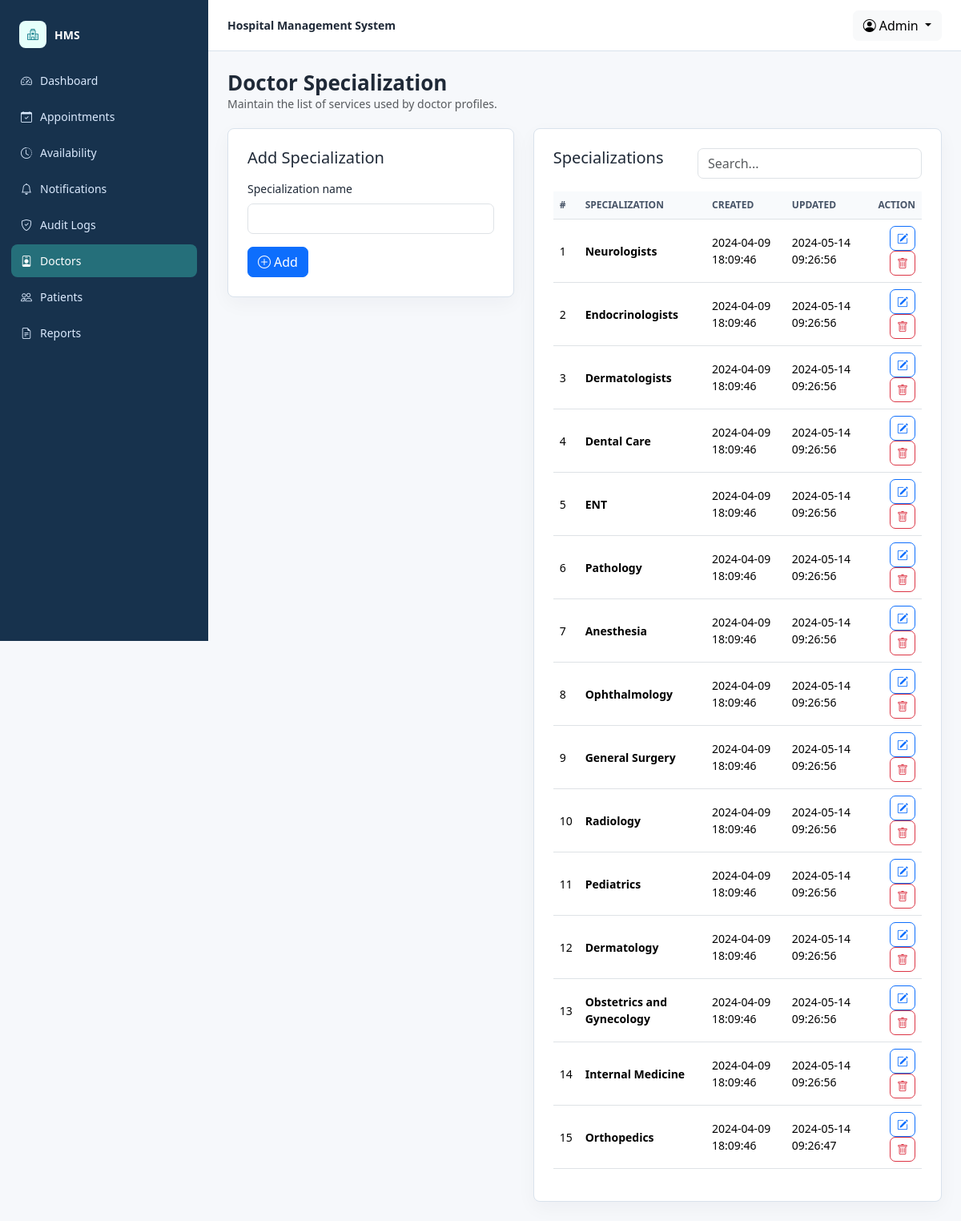
The page /hms/admin/doctor-specilization.php (signed in) on the database its author committed.
### tables this page shows
CREATE TABLE `doctorspecilization` (
  `id` int(11) NOT NULL,
  `specilization` varchar(255) DEFAULT NULL,
  `creationDate` timestamp NULL DEFAULT current_timestamp(),
  `updationDate` timestamp NULL DEFAULT NULL ON UPDATE current_timestamp()
);

### hms/admin/doctor-specilization.php (the view, shortened to what this page needs)
<?php
include 'include/config.php';
$specializations = hms_fetch_all($con, 'SELECT * FROM doctorSpecilization ORDER BY id DESC');
?>
<div class="hms-page-title">
    <div>
        <h1>Doctor Specialization</h1>
        <p class="text-muted mb-0">Maintain the list of services used by doctor profiles.</p>
    </div>
</div>
<div class="row g-4">
    <div class="col-lg-5">
        <div class="hms-card p-4">
            <h2 class="h5 mb-3">Add Specialization</h2>
            <form method="post">
                <label class="form-label" for="doctorspecilization">Specialization name</label>
                <input type="text" class="form-control" id="doctorspecilization" name="doctorspecilization" required>
                <button type="submit" name="submit" class="btn btn-primary mt-3">
                    <i class="bi bi-plus-circle me-1"></i>Add
                </button>
            </form>
        </div>
    </div>
    <div class="col-lg-7">
        <div class="hms-card p-4">
            <div class="d-flex flex-column flex-md-row justify-content-between gap-3 mb-3">
                <h2 class="h5 mb-0">Specializations</h2>
                <input type="search" class="form-control" style="max-width: 280px;" placeholder="Search..." data-table-search="#specTable">
            </div>
            <div class="table-responsive">
                <table class="table table-hover align-middle" id="specTable" data-sortable>
                    <thead>
                    <tr>
                        <th data-sort>#</th>
                        <th data-sort>Specialization</th>
                        <th data-sort>Created</th>
                        <th data-sort>Updated</th>
                        <th class="text-end">Action</th>
                    </tr>
                    </thead>
                    <tbody>
                    <?php foreach ($specializations as $index => $row) { ?>
                        <tr>
                            <td><?php echo $index + 1; ?></td>
                            <td class="fw-semibold"><?php echo hms_e($row['specilization']); ?></td>
                            <td><?php echo hms_e($row['creationDate']); ?></td>
                            <td><?php echo hms_e($row['updationDate'] ?: 'Not updated'); ?></td>
                            <td class="text-end">
                                <a class="btn btn-sm btn-outline-primary" href="edit-doctor-specialization.php?id=<?php echo (int) $row['id']; ?>"><i class="bi bi-pencil-square"></i></a>
                                <form method="post" class="d-inline" onsubmit="return confirm('Delete this specialization?');">
                                    <button type="submit" name="delete" class="btn btn-sm btn-outline-danger"><i class="bi bi-trash"></i></button>
                                </form>
                            </td>
                        </tr>
                    <?php } ?>
                    </tbody>
                </table>
            </div>
        </div>
    </div>
</div>

### hms/include/hms_helpers.php (style rules this page uses)
:root { --hms-ink: #1f2937; --hms-muted: #667085; --hms-line: #d9e2ec; --hms-bg: #f6f8fb; --hms-sidebar: #17324d; --hms-sidebar-active: #256f7a; --hms-teal: #127c8a; --hms-amber: #b7791f; }
body { background: var(--hms-bg); color: var(--hms-ink); font-size: 14px; letter-spacing: 0; }
a { text-decoration: none; }
.hms-page-title { display: flex; justify-content: space-between; gap: 16px; align-items: center; margin-bottom: 20px; }
.hms-page-title h1 { font-size: 26px; margin: 0; font-weight: 700; }
.hms-card { background: #fff; border: 1px solid var(--hms-line); border-radius: 8px; box-shadow: 0 8px 24px rgba(16, 24, 40, .04); }
.table thead th { color: #475467; background: #f8fafc; font-size: 12px; text-transform: uppercase; white-space: nowrap; }
.table td, .table th { vertical-align: middle; }
.btn { border-radius: 7px; }
.form-control, .form-select { border-radius: 7px; }

### rows shown on the page
doctorspecilization: specilization "Neurologists", creationDate "2024-04-09 18:09:46", updationDate "2024-05-14 09:26:56"
doctorspecilization: specilization "Endocrinologists", creationDate "2024-04-09 18:09:46", updationDate "2024-05-14 09:26:56"
doctorspecilization: specilization "Dermatologists", creationDate "2024-04-09 18:09:46", updationDate "2024-05-14 09:26:56"
doctorspecilization: specilization "Dental Care", creationDate "2024-04-09 18:09:46", updationDate "2024-05-14 09:26:56"
doctorspecilization: specilization "ENT", creationDate "2024-04-09 18:09:46", updationDate "2024-05-14 09:26:56"
doctorspecilization: specilization "Pathology", creationDate "2024-04-09 18:09:46", updationDate "2024-05-14 09:26:56"
doctorspecilization: specilization "Anesthesia", creationDate "2024-04-09 18:09:46", updationDate "2024-05-14 09:26:56"
doctorspecilization: specilization "Ophthalmology", creationDate "2024-04-09 18:09:46", updationDate "2024-05-14 09:26:56"
doctorspecilization: specilization "General Surgery", creationDate "2024-04-09 18:09:46", updationDate "2024-05-14 09:26:56"
doctorspecilization: specilization "Radiology", creationDate "2024-04-09 18:09:46", updationDate "2024-05-14 09:26:56"
doctorspecilization: specilization "Pediatrics", creationDate "2024-04-09 18:09:46", updationDate "2024-05-14 09:26:56"
doctorspecilization: specilization "Dermatology", creationDate "2024-04-09 18:09:46", updationDate "2024-05-14 09:26:56"
doctorspecilization: specilization "Obstetrics and Gynecology", creationDate "2024-04-09 18:09:46", updationDate "2024-05-14 09:26:56"
doctorspecilization: specilization "Internal Medicine", creationDate "2024-04-09 18:09:46", updationDate "2024-05-14 09:26:56"
doctorspecilization: specilization "Orthopedics", creationDate "2024-04-09 18:09:46", updationDate "2024-05-14 09:26:47"

### other values the page prints
hms_e($item[1]) "Dashboard"
hms_e($item[1]) "Appointments"
hms_e($item[1]) "Availability"
hms_e($item[1]) "Notifications"
hms_e($item[1]) "Audit Logs"
hms_e($item[1]) "Doctors"
hms_e($item[1]) "Patients"
hms_e($item[1]) "Reports"
hms_e($name) "Admin"
